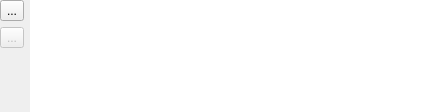
<?xml version="1.0" encoding="UTF-8"?>
<ui version="4.0">
 <class>QgsKeyValueWidgetBase</class>
 <widget class="QWidget" name="QgsKeyValueWidgetBase">
  <property name="geometry">
   <rect>
    <x>0</x>
    <y>0</y>
    <width>426</width>
    <height>112</height>
   </rect>
  </property>
  <property name="minimumSize">
   <size>
    <width>300</width>
    <height>82</height>
   </size>
  </property>
  <property name="windowTitle">
   <string>Form</string>
  </property>
  <layout class="QHBoxLayout" name="horizontalLayout_3">
   <property name="margin">
    <number>0</number>
   </property>
   <item>
    <layout class="QVBoxLayout" name="verticalLayout">
     <item>
      <widget class="QToolButton" name="addButton">
       <property name="toolTip">
        <string>Add entry</string>
       </property>
       <property name="text">
        <string>...</string>
       </property>
       <property name="icon">
        <iconset resource="../../../images/images.qrc">
         <normaloff>:/images/themes/default/mActionAdd.svg</normaloff>:/images/themes/default/mActionAdd.svg</iconset>
       </property>
      </widget>
     </item>
     <item>
      <widget class="QToolButton" name="removeButton">
       <property name="enabled">
        <bool>false</bool>
       </property>
       <property name="toolTip">
        <string>Remove entry</string>
       </property>
       <property name="text">
        <string>...</string>
       </property>
       <property name="icon">
        <iconset resource="../../../images/images.qrc">
         <normaloff>:/images/themes/default/mActionRemove.svg</normaloff>:/images/themes/default/mActionRemove.svg</iconset>
       </property>
      </widget>
     </item>
     <item>
      <spacer name="verticalSpacer">
       <property name="orientation">
        <enum>Qt::Vertical</enum>
       </property>
       <property name="sizeHint" stdset="0">
        <size>
         <width>20</width>
         <height>40</height>
        </size>
       </property>
      </spacer>
     </item>
    </layout>
   </item>
   <item>
    <widget class="QTableView" name="tableView">
     <property name="frameShape">
      <enum>QFrame::NoFrame</enum>
     </property>
     <property name="editTriggers">
      <set>QAbstractItemView::AnyKeyPressed|QAbstractItemView::CurrentChanged|QAbstractItemView::DoubleClicked|QAbstractItemView::EditKeyPressed</set>
     </property>
     <property name="selectionMode">
      <enum>QAbstractItemView::SingleSelection</enum>
     </property>
     <property name="selectionBehavior">
      <enum>QAbstractItemView::SelectRows</enum>
     </property>
     <property name="sortingEnabled">
      <bool>false</bool>
     </property>
     <attribute name="horizontalHeaderStretchLastSection">
      <bool>true</bool>
     </attribute>
     <attribute name="verticalHeaderVisible">
      <bool>false</bool>
     </attribute>
    </widget>
   </item>
  </layout>
 </widget>
 <resources>
  <include location="../../../images/images.qrc"/>
 </resources>
 <connections/>
</ui>
